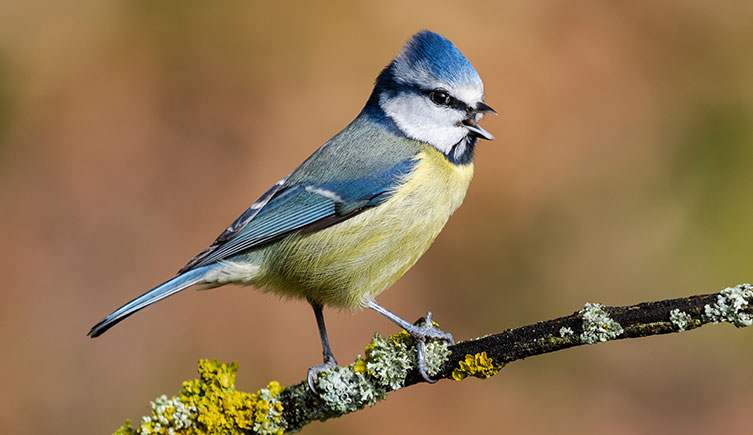
#> input picture images/bird.jpg, 753 x 435 px, found by its file name
$ python edge_detection.py
#> lines starting #> are read from the running program, lines starting #| are printed output that depends on the picture; after the words box and inside, x2 and y2 are one past the last pixel; in counts of white or black regions, pixels touching at a corner belong together
import cv2

image_path = "./images/bird.jpg"
img = cv2.imread(image_path)
#> img is the input picture: shape (435, 753, 3); mean B, G, R 81.4, 116.6, 143.5


#edge detection
img_edge = cv2.Canny(img, 120, 350)
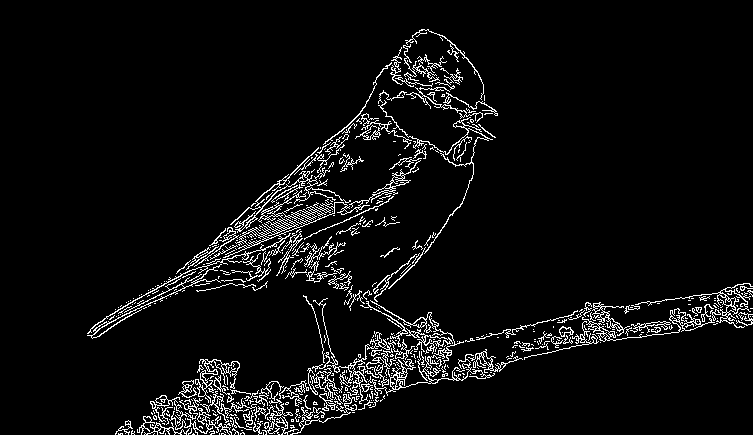
#> img_edge: shape (435, 753); 5.4% white in thin lines or dots, all inside (x1, y1, x2, y2) = (87, 29, 753, 435)

#visualizing image
cv2.imshow('image', img)
cv2.imshow('image_edge', img_edge)
cv2.waitKey(0)

$ run again, with images/handwritten.png saved as images/bird.jpg
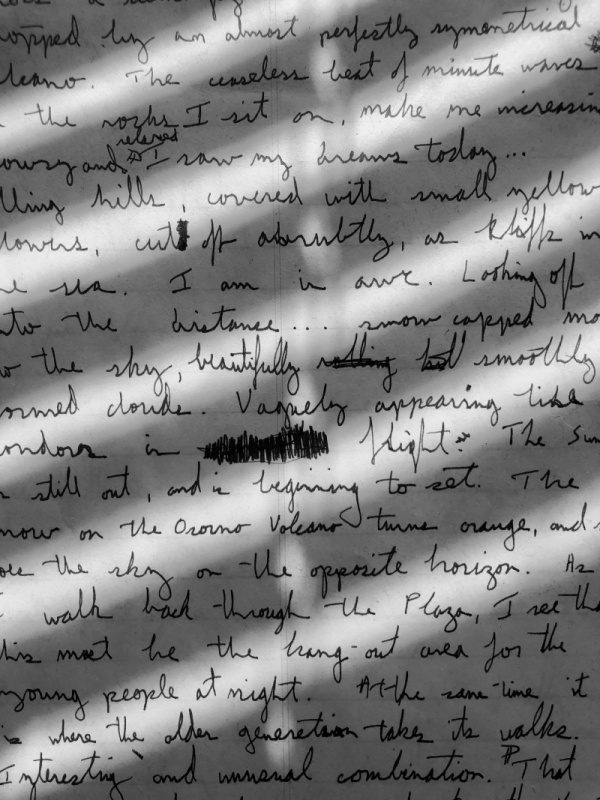
#> input picture images/handwritten.png, 600 x 800 px, found by its file name
#> img is the input picture: shape (800, 600, 3); min 0, max 244, mean 129.6
#> `img_edge = cv2.Canny(img, 120, 350)`:
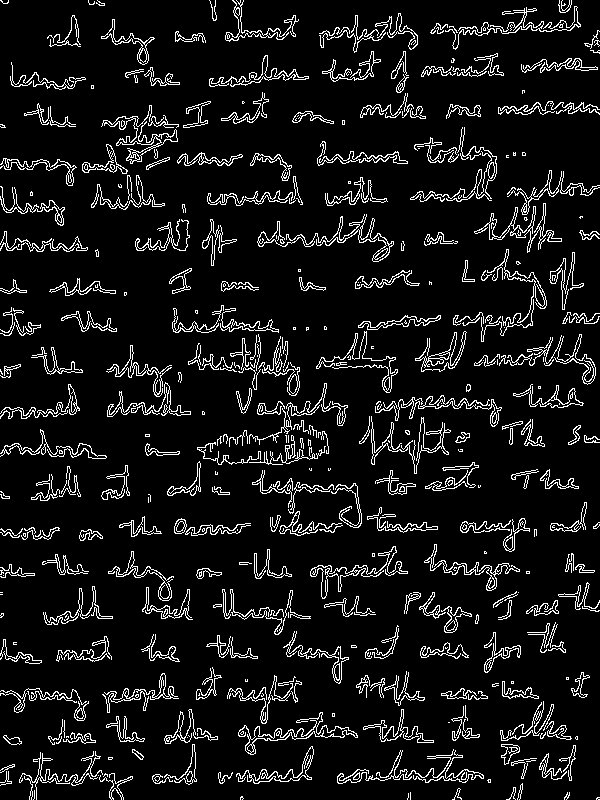
#> img_edge: shape (800, 600); 8.6% white in thin lines or dots
